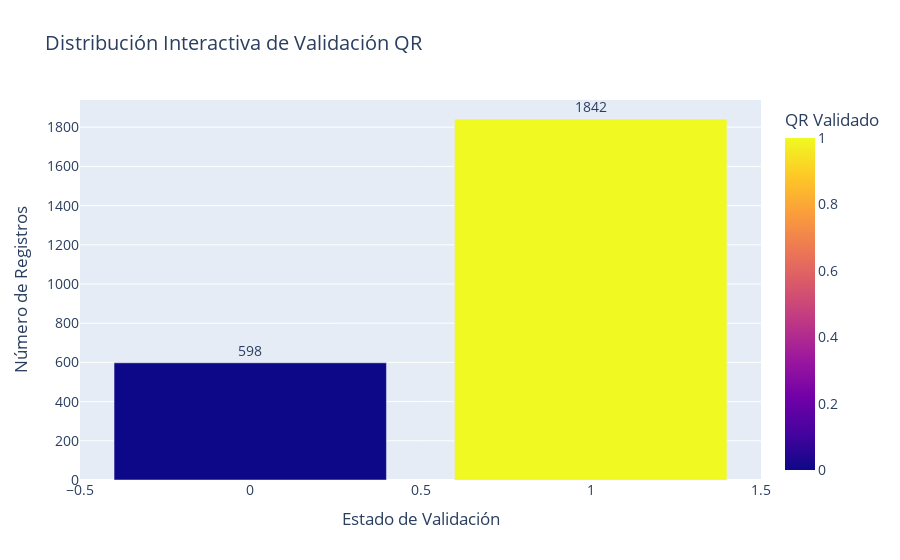

The notebook cell saved with this chart:
### Code cell
#Si no tengo instalado plotly instalar con (pip install plotly)

# Contar valores
counts = df['qr_validado'].value_counts().reset_index()
counts.columns = ['qr_validado', 'count']

# Crear gráfico interactivo
fig = px.bar(counts, x='qr_validado', y='count',
             color='qr_validado',
             title='Distribución Interactiva de Validación QR',
             labels={'qr_validado': 'QR Validado', 'count': 'Cantidad'},
             color_discrete_sequence=['#FF6B6B', '#4ECDC4'])

# Personalizar
fig.update_layout(
    showlegend=False,
    xaxis_title="Estado de Validación",
    yaxis_title="Número de Registros",
    font=dict(size=14)
)

# Añadir etiquetas
fig.update_traces(texttemplate='%{y}', textposition='outside')

fig.show()

### Figure 1 — Plotly figure (JSON) as saved in the notebook; plotly's stock layout.template omitted (floating-point values rounded to 4 significant figures)
{"data": [{"hovertemplate": "QR Validado=%{marker.color}<br>Cantidad=%{y}<extra></extra>", "legendgroup": "", "marker": {"color": [1, 0], "coloraxis": "coloraxis", "pattern": {"shape": ""}}, "name": "", "orientation": "v", "showlegend": false, "textposition": "outside", "texttemplate": "%{y}", "type": "bar", "x": [1, 0], "xaxis": "x", "y": [1842, 598], "yaxis": "y"}], "layout": {"barmode": "relative", "coloraxis": {"colorbar": {"title": {"text": "QR Validado"}}, "colorscale": [[0, "#0d0887"], [0.1111, "#46039f"], [0.2222, "#7201a8"], [0.3333, "#9c179e"], [0.4444, "#bd3786"], [0.5556, "#d8576b"], [0.6667, "#ed7953"], [0.7778, "#fb9f3a"], [0.8889, "#fdca26"], [1, "#f0f921"]]}, "font": {"size": 14}, "legend": {"tracegroupgap": 0}, "showlegend": false, "title": {"text": "Distribución Interactiva de Validación QR"}, "xaxis": {"anchor": "y", "domain": [0, 1], "title": {"text": "Estado de Validación"}}, "yaxis": {"anchor": "x", "domain": [0, 1], "title": {"text": "Número de Registros"}}}}
